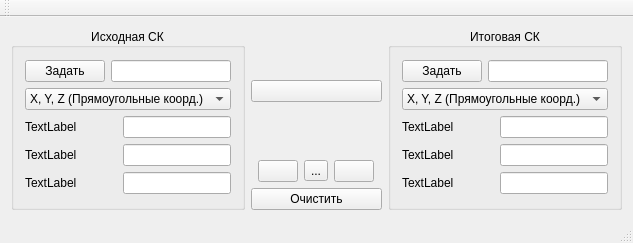
<?xml version="1.0" encoding="UTF-8"?>
<ui version="4.0">
 <class>SCTransClass</class>
 <widget class="QMainWindow" name="SCTransClass">
  <property name="geometry">
   <rect>
    <x>0</x>
    <y>0</y>
    <width>633</width>
    <height>243</height>
   </rect>
  </property>
  <property name="windowTitle">
   <string>Программа перехода между земными системами координат </string>
  </property>
  <widget class="QWidget" name="centralWidget">
   <layout class="QHBoxLayout" name="horizontalLayout_12">
    <item>
     <widget class="QGroupBox" name="groupBox">
      <property name="title">
       <string>Исходная СК</string>
      </property>
      <property name="alignment">
       <set>Qt::AlignCenter</set>
      </property>
      <layout class="QHBoxLayout" name="horizontalLayout_7">
       <item>
        <layout class="QVBoxLayout" name="verticalLayout_3">
         <item>
          <layout class="QVBoxLayout" name="verticalLayout_5">
           <item>
            <layout class="QHBoxLayout" name="horizontalLayout_9">
             <item>
              <widget class="QPushButton" name="setStartSC_pb">
               <property name="text">
                <string>Задать</string>
               </property>
              </widget>
             </item>
             <item>
              <widget class="QLineEdit" name="startSC_le_name">
               <property name="readOnly">
                <bool>true</bool>
               </property>
              </widget>
             </item>
            </layout>
           </item>
           <item>
            <widget class="QComboBox" name="startSC_input_cb">
             <item>
              <property name="text">
               <string>X, Y, Z (Прямоугольные коорд.)</string>
              </property>
             </item>
             <item>
              <property name="text">
               <string>B, L, H (Геодезические коорд.)</string>
              </property>
             </item>
             <item>
              <property name="text">
               <string>R, F, L (Сферические коорд.)</string>
              </property>
             </item>
            </widget>
           </item>
           <item>
            <layout class="QHBoxLayout" name="horizontalLayout">
             <item>
              <widget class="QLabel" name="startSC_lb1">
               <property name="text">
                <string>TextLabel</string>
               </property>
              </widget>
             </item>
             <item>
              <spacer name="horizontalSpacer_3">
               <property name="orientation">
                <enum>Qt::Horizontal</enum>
               </property>
               <property name="sizeHint" stdset="0">
                <size>
                 <width>40</width>
                 <height>20</height>
                </size>
               </property>
              </spacer>
             </item>
             <item>
              <widget class="QLineEdit" name="startSC_le1"/>
             </item>
            </layout>
           </item>
           <item>
            <layout class="QHBoxLayout" name="horizontalLayout_2">
             <item>
              <widget class="QLabel" name="startSC_lb2">
               <property name="text">
                <string>TextLabel</string>
               </property>
              </widget>
             </item>
             <item>
              <spacer name="horizontalSpacer_4">
               <property name="orientation">
                <enum>Qt::Horizontal</enum>
               </property>
               <property name="sizeHint" stdset="0">
                <size>
                 <width>40</width>
                 <height>20</height>
                </size>
               </property>
              </spacer>
             </item>
             <item>
              <widget class="QLineEdit" name="startSC_le2"/>
             </item>
            </layout>
           </item>
           <item>
            <layout class="QHBoxLayout" name="horizontalLayout_3">
             <item>
              <widget class="QLabel" name="startSC_lb3">
               <property name="text">
                <string>TextLabel</string>
               </property>
              </widget>
             </item>
             <item>
              <spacer name="horizontalSpacer_5">
               <property name="orientation">
                <enum>Qt::Horizontal</enum>
               </property>
               <property name="sizeHint" stdset="0">
                <size>
                 <width>40</width>
                 <height>20</height>
                </size>
               </property>
              </spacer>
             </item>
             <item>
              <widget class="QLineEdit" name="startSC_le3"/>
             </item>
            </layout>
           </item>
          </layout>
         </item>
        </layout>
       </item>
      </layout>
     </widget>
    </item>
    <item>
     <layout class="QVBoxLayout" name="verticalLayout_2">
      <item>
       <spacer name="verticalSpacer_4">
        <property name="orientation">
         <enum>Qt::Vertical</enum>
        </property>
        <property name="sizeHint" stdset="0">
         <size>
          <width>20</width>
          <height>40</height>
         </size>
        </property>
       </spacer>
      </item>
      <item>
       <widget class="QPushButton" name="transf_pb">
        <property name="text">
         <string/>
        </property>
       </widget>
      </item>
      <item>
       <spacer name="verticalSpacer_3">
        <property name="orientation">
         <enum>Qt::Vertical</enum>
        </property>
        <property name="sizeHint" stdset="0">
         <size>
          <width>20</width>
          <height>40</height>
         </size>
        </property>
       </spacer>
      </item>
      <item>
       <layout class="QHBoxLayout" name="horizontalLayout_11">
        <item>
         <spacer name="horizontalSpacer">
          <property name="orientation">
           <enum>Qt::Horizontal</enum>
          </property>
          <property name="sizeHint" stdset="0">
           <size>
            <width>40</width>
            <height>20</height>
           </size>
          </property>
         </spacer>
        </item>
        <item>
         <widget class="QPushButton" name="back_pb">
          <property name="text">
           <string/>
          </property>
         </widget>
        </item>
        <item>
         <widget class="QToolButton" name="settings_pb">
          <property name="text">
           <string>...</string>
          </property>
         </widget>
        </item>
        <item>
         <widget class="QPushButton" name="forward_pb">
          <property name="text">
           <string/>
          </property>
         </widget>
        </item>
        <item>
         <spacer name="horizontalSpacer_2">
          <property name="orientation">
           <enum>Qt::Horizontal</enum>
          </property>
          <property name="sizeHint" stdset="0">
           <size>
            <width>40</width>
            <height>20</height>
           </size>
          </property>
         </spacer>
        </item>
       </layout>
      </item>
      <item>
       <widget class="QPushButton" name="clear_pb">
        <property name="text">
         <string>Очистить</string>
        </property>
       </widget>
      </item>
     </layout>
    </item>
    <item>
     <widget class="QGroupBox" name="groupBox_2">
      <property name="title">
       <string>Итоговая СК</string>
      </property>
      <property name="alignment">
       <set>Qt::AlignCenter</set>
      </property>
      <layout class="QHBoxLayout" name="horizontalLayout_8">
       <item>
        <layout class="QVBoxLayout" name="verticalLayout_4">
         <item>
          <layout class="QVBoxLayout" name="verticalLayout">
           <item>
            <layout class="QHBoxLayout" name="horizontalLayout_10">
             <item>
              <widget class="QPushButton" name="setEndSC_pb">
               <property name="text">
                <string>Задать</string>
               </property>
              </widget>
             </item>
             <item>
              <widget class="QLineEdit" name="endSC_le_name">
               <property name="readOnly">
                <bool>true</bool>
               </property>
              </widget>
             </item>
            </layout>
           </item>
           <item>
            <widget class="QComboBox" name="endSC_input_cb">
             <item>
              <property name="text">
               <string>X, Y, Z (Прямоугольные коорд.)</string>
              </property>
             </item>
             <item>
              <property name="text">
               <string>B, L, H (Геодезические коорд.)</string>
              </property>
             </item>
             <item>
              <property name="text">
               <string>R, F, L (Сферические коорд.)</string>
              </property>
             </item>
            </widget>
           </item>
           <item>
            <layout class="QHBoxLayout" name="horizontalLayout_4">
             <item>
              <widget class="QLabel" name="endSC_lb1">
               <property name="text">
                <string>TextLabel</string>
               </property>
              </widget>
             </item>
             <item>
              <spacer name="horizontalSpacer_6">
               <property name="orientation">
                <enum>Qt::Horizontal</enum>
               </property>
               <property name="sizeHint" stdset="0">
                <size>
                 <width>40</width>
                 <height>20</height>
                </size>
               </property>
              </spacer>
             </item>
             <item>
              <widget class="QLineEdit" name="endSC_le1">
               <property name="readOnly">
                <bool>true</bool>
               </property>
              </widget>
             </item>
            </layout>
           </item>
           <item>
            <layout class="QHBoxLayout" name="horizontalLayout_5">
             <item>
              <widget class="QLabel" name="endSC_lb2">
               <property name="text">
                <string>TextLabel</string>
               </property>
              </widget>
             </item>
             <item>
              <spacer name="horizontalSpacer_7">
               <property name="orientation">
                <enum>Qt::Horizontal</enum>
               </property>
               <property name="sizeHint" stdset="0">
                <size>
                 <width>40</width>
                 <height>20</height>
                </size>
               </property>
              </spacer>
             </item>
             <item>
              <widget class="QLineEdit" name="endSC_le2">
               <property name="readOnly">
                <bool>true</bool>
               </property>
              </widget>
             </item>
            </layout>
           </item>
           <item>
            <layout class="QHBoxLayout" name="horizontalLayout_6">
             <item>
              <widget class="QLabel" name="endSC_lb3">
               <property name="text">
                <string>TextLabel</string>
               </property>
              </widget>
             </item>
             <item>
              <spacer name="horizontalSpacer_8">
               <property name="orientation">
                <enum>Qt::Horizontal</enum>
               </property>
               <property name="sizeHint" stdset="0">
                <size>
                 <width>40</width>
                 <height>20</height>
                </size>
               </property>
              </spacer>
             </item>
             <item>
              <widget class="QLineEdit" name="endSC_le3">
               <property name="readOnly">
                <bool>true</bool>
               </property>
              </widget>
             </item>
            </layout>
           </item>
          </layout>
         </item>
        </layout>
       </item>
      </layout>
     </widget>
    </item>
   </layout>
  </widget>
  <widget class="QMenuBar" name="menuBar">
   <property name="geometry">
    <rect>
     <x>0</x>
     <y>0</y>
     <width>633</width>
     <height>21</height>
    </rect>
   </property>
  </widget>
  <widget class="QToolBar" name="mainToolBar">
   <attribute name="toolBarArea">
    <enum>TopToolBarArea</enum>
   </attribute>
   <attribute name="toolBarBreak">
    <bool>false</bool>
   </attribute>
  </widget>
  <widget class="QStatusBar" name="statusBar"/>
 </widget>
 <layoutdefault spacing="6" margin="11"/>
 <resources>
  <include location="sctrans.qrc"/>
 </resources>
 <connections/>
</ui>
